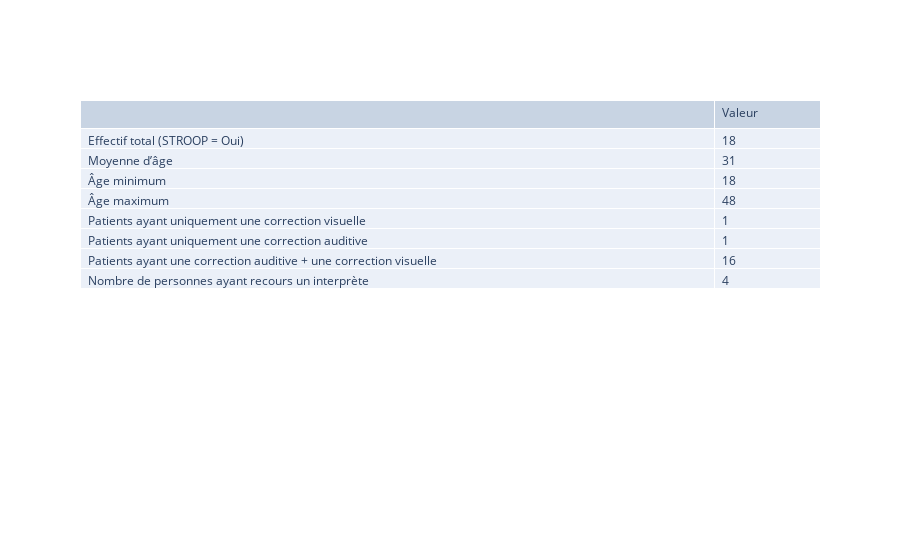
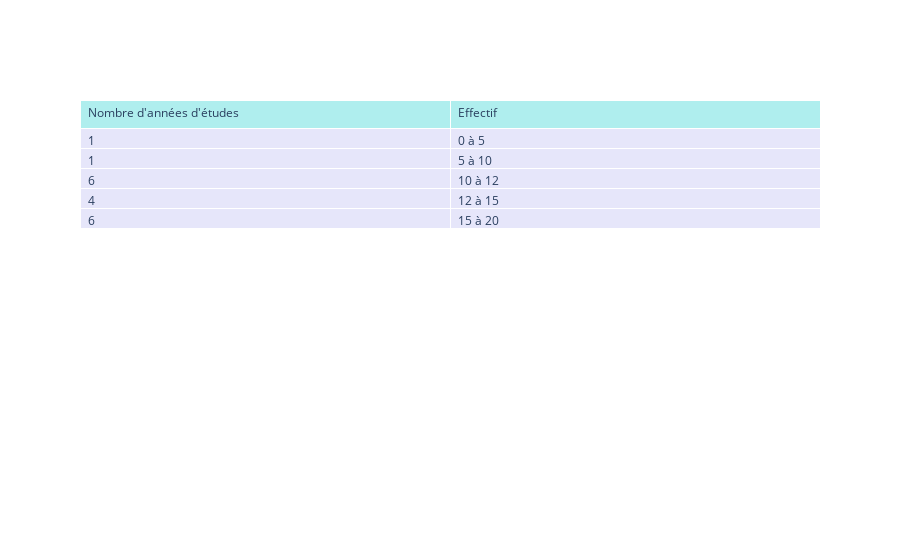
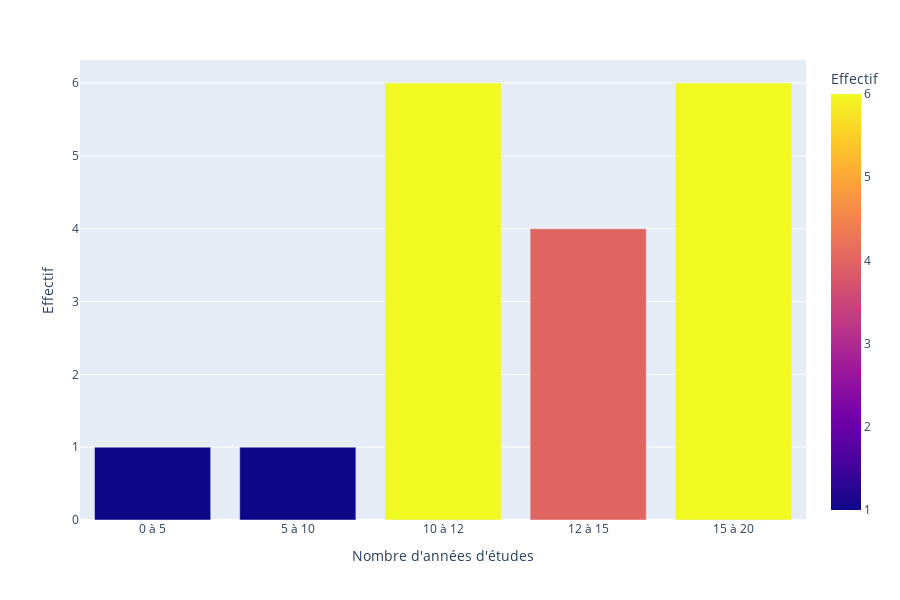

The code cell stored with these charts, in order, in its notebook:
### Code cell
str_data =  go.Table(
                columnwidth = [30,5],
                header=dict(values=list(columns),
                align='left'),
                cells=dict(values= myarr,align='left'))
fig = go.Figure(data=str_data)
fig.show()

###
display(HTML("<p>Répartition du nombre d'années d'études :</p>"))
ranges = [0,5,10,12,15,20]
df_pop = df_str[df_str['STROOP']== 'Oui']

df_study = df_pop["Nombre d'années d'études"].copy()

df_study = df_study.groupby(pd.cut(df_pop["Nombre d'années d'études"], ranges, include_lowest=True)).count()
df_study = pd.DataFrame(df_study)
df_study = df_study.rename(columns={"Nombre d'années d'études":'Effectif'})
year_study = ["0 à 5", "5 à 10", "10 à 12", "12 à 15", "15 à 20"]
df_study["Nombre d'années d'études"] = year_study
df_study = df_study[["Nombre d'années d'études", "Effectif"]]
fig = go.Figure(data=[go.Table(
    header=dict(values=list(df_study.columns),
                fill_color='paleturquoise',
                align='left'),
    cells=dict(values=[df_study["Effectif"], df_study["Nombre d'années d'études"]],
               fill_color='lavender',
               align='left'))
])

fig.show()

fig = px.bar(df_study, x="Nombre d'années d'études", y="Effectif", color="Effectif")
fig.update_layout(showlegend=False)
fig.show()

### Figure 1 — Plotly figure (JSON) as saved in the notebook; plotly's stock layout.template omitted (floating-point values rounded to 4 significant figures)
{"data": [{"cells": {"align": "left", "values": [["Effectif total (STROOP = Oui)", "Moyenne d’âge", "Âge minimum", "Âge maximum", "Patients ayant uniquement une correction visuelle", "Patients ayant uniquement une correction auditive", "Patients ayant une correction auditive + une correction visuelle", "Nombre de personnes ayant recours un interprète"], [18, 31, 18, 48, 1, 1, 16, 4]]}, "columnwidth": [30, 5], "header": {"align": "left", "values": ["", "Valeur"]}, "type": "table"}], "layout": {}}

### Figure 2 — Plotly figure (JSON) as saved in the notebook; plotly's stock layout.template omitted (floating-point values rounded to 4 significant figures)
{"data": [{"cells": {"align": "left", "fill": {"color": "lavender"}, "values": [[1, 1, 6, 4, 6], ["0 à 5", "5 à 10", "10 à 12", "12 à 15", "15 à 20"]]}, "header": {"align": "left", "fill": {"color": "paleturquoise"}, "values": ["Nombre d'années d'études", "Effectif"]}, "type": "table"}], "layout": {}}

### Figure 3 — Plotly figure (JSON) as saved in the notebook; plotly's stock layout.template omitted (floating-point values rounded to 4 significant figures)
{"data": [{"alignmentgroup": "True", "hoverlabel": {"namelength": 0}, "hovertemplate": "Nombre d'années d'études=%{x}<br>Effectif=%{marker.color}", "legendgroup": "", "marker": {"color": [1, 1, 6, 4, 6], "coloraxis": "coloraxis"}, "name": "", "offsetgroup": "", "orientation": "v", "showlegend": false, "textposition": "auto", "type": "bar", "x": ["0 à 5", "5 à 10", "10 à 12", "12 à 15", "15 à 20"], "xaxis": "x", "y": [1, 1, 6, 4, 6], "yaxis": "y"}], "layout": {"barmode": "relative", "coloraxis": {"colorbar": {"title": {"text": "Effectif"}}, "colorscale": [[0, "#0d0887"], [0.1111, "#46039f"], [0.2222, "#7201a8"], [0.3333, "#9c179e"], [0.4444, "#bd3786"], [0.5556, "#d8576b"], [0.6667, "#ed7953"], [0.7778, "#fb9f3a"], [0.8889, "#fdca26"], [1, "#f0f921"]]}, "height": 600, "legend": {"tracegroupgap": 0}, "margin": {"t": 60}, "showlegend": false, "xaxis": {"anchor": "y", "domain": [0, 1], "title": {"text": "Nombre d'années d'études"}}, "yaxis": {"anchor": "x", "domain": [0, 1], "title": {"text": "Effectif"}}}}
